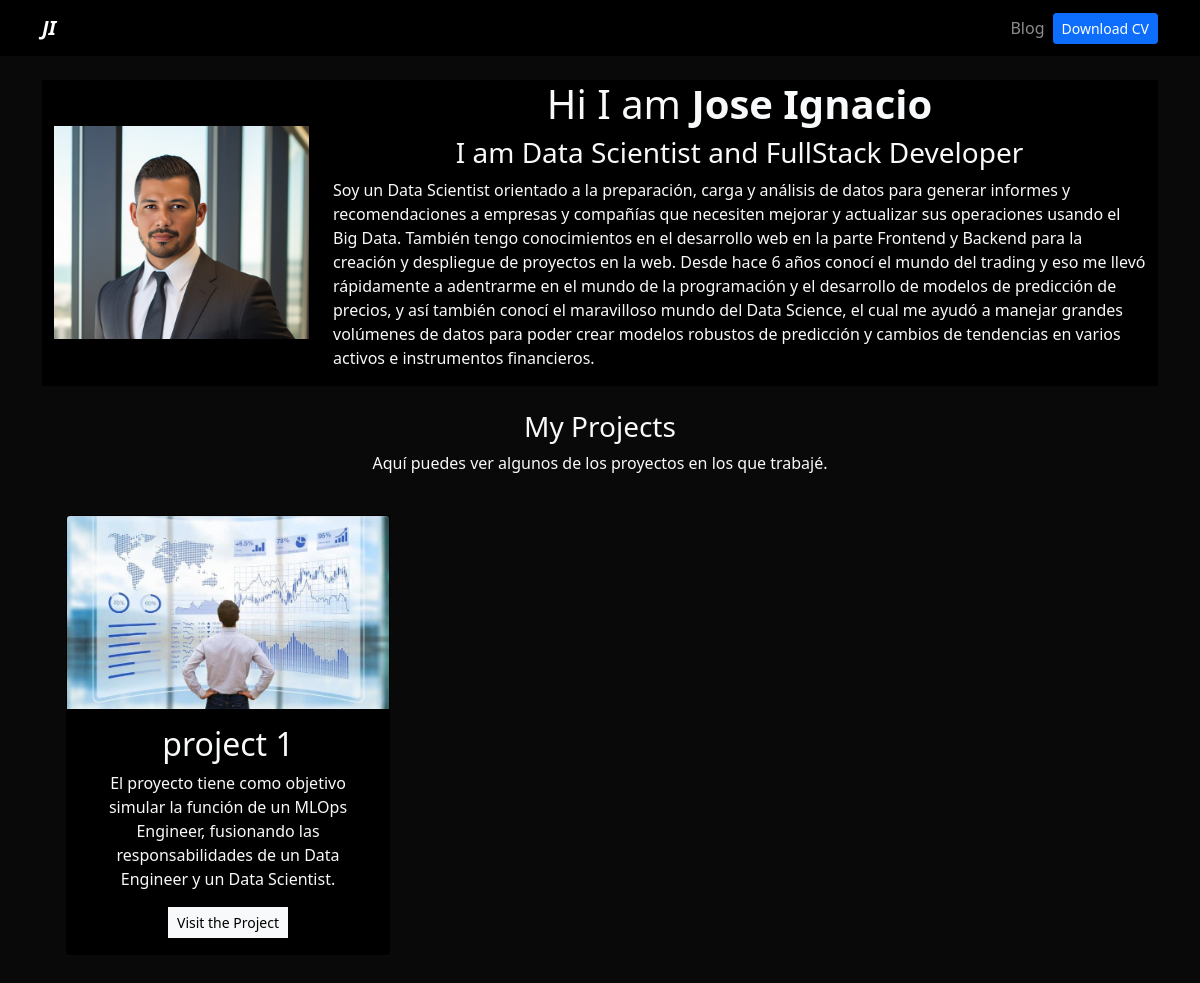
The page / on the database its author committed.
### portfolio/models.py (models this page shows, shortened)
class Project(models.Model):
    title = CharField(max_length=100)
    description = CharField(max_length=250)
    image = ImageField(upload_to="portfolio/images")
    url = URLField(blank=True)
    date = DateField(default=date.today)

### portfolio/views.py (the view)
# urls.py: 2. Add a URL to urlpatterns:  path('', views.home, name='home')
def home(request):
    projects = Project.objects.all()
    return render(request, "home.html", {"projects": projects})

### portfolio/templates/home.html
{% extends 'layout.html' %}
{% block content %}
{% load static %}
<header class="row bg-black align-items-center">
  <div class="col-md-3 text-center">
    <img src="{% static 'portfolio/avatar.png' %}" alt="" class="img-fluid" />
  </div>
  <div class="col-md-9">
    <div class="text-center">
        <h1>Hi I am <strong>Jose Ignacio</strong></h1>
        <h3>I am Data Scientist and FullStack Developer</h3>
    </div>
    <p>Soy un Data Scientist orientado a la preparación, carga y análisis de datos
      para generar informes y recomendaciones a empresas y compañías que necesiten
      mejorar y actualizar sus operaciones usando el Big Data.
      También tengo conocimientos en el desarrollo web en la parte Frontend y Backend
      para la creación y despliegue de proyectos en la web. Desde hace 6 años conocí el mundo
      del trading y eso me llevó rápidamente a adentrarme en el mundo de la programación
      y el desarrollo de modelos de predicción de precios, y así también conocí el maravilloso
      mundo del Data Science, el cual me ayudó a manejar grandes volúmenes de datos para poder
      crear modelos robustos de predicción y cambios de tendencias en varios activos e instrumentos financieros.</p>
  </div>
</header>
<div class="row my-4 text-center">
  <h3>My Projects</h3>
  <p>Aquí puedes ver algunos de los proyectos en los que trabajé.</p>
  {% for project in projects %}
  <div class="col-md-4 p-4">
    <div class="card bg-black card-project">
      <img src="{{project.image.url }}" alt="{{project.title}}" class="card-img-top" />
      <div class="card-body">
        <h2>{{ project.title }}</h2>
        <p>{{ project.description }}</p>
        {% if project.url %}
        <a href="{{project.url}}" class="btn btn-light rounded-0 btn-sm" target="__blank" rel="noreferrer">Visit the
          Project</a>
        {% endif %}
      </div>
    </div>
  </div>
  {% endfor %}
</div>
{% endblock %}

### portfolio/static/main.css (style rules this page uses)
body { background: #090909; }
.bg-black { background: #000; }

### rows shown on the page
Project: image (picture), title "project 1", description "El proyecto tiene como objetivo simular la función de un MLOps Engineer, fusionando las responsabilidades de un Data Engineer y un Data Scientist."
